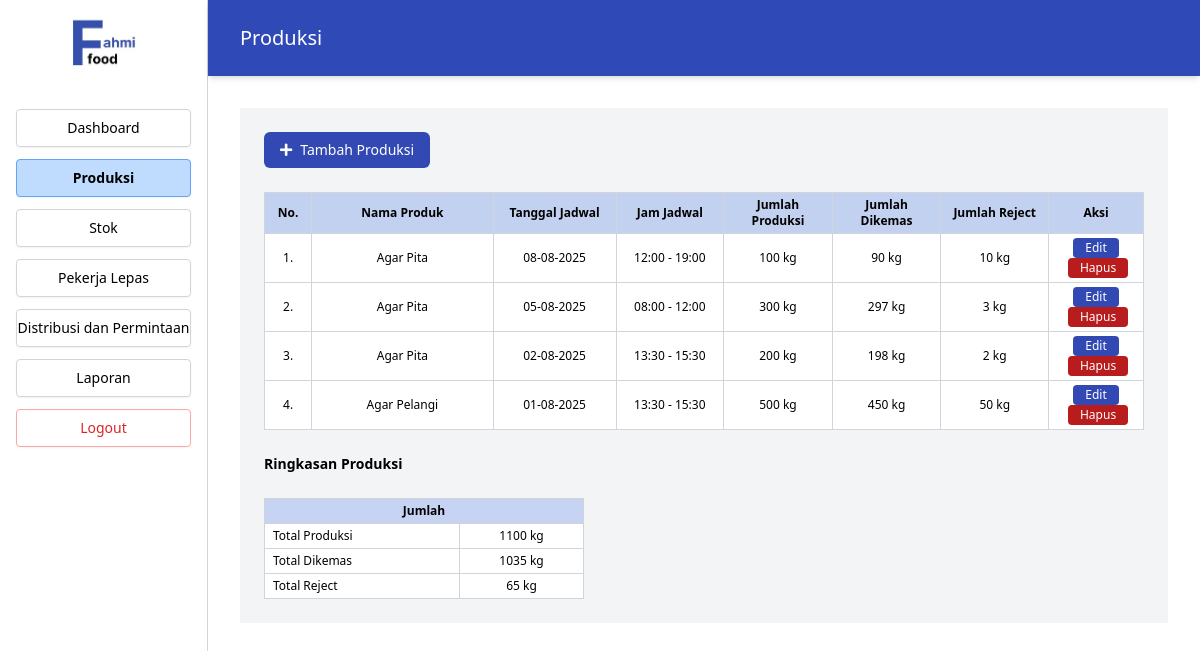
/Index.php?page=produksi (signed in), run on an earlier commit of the app's database.
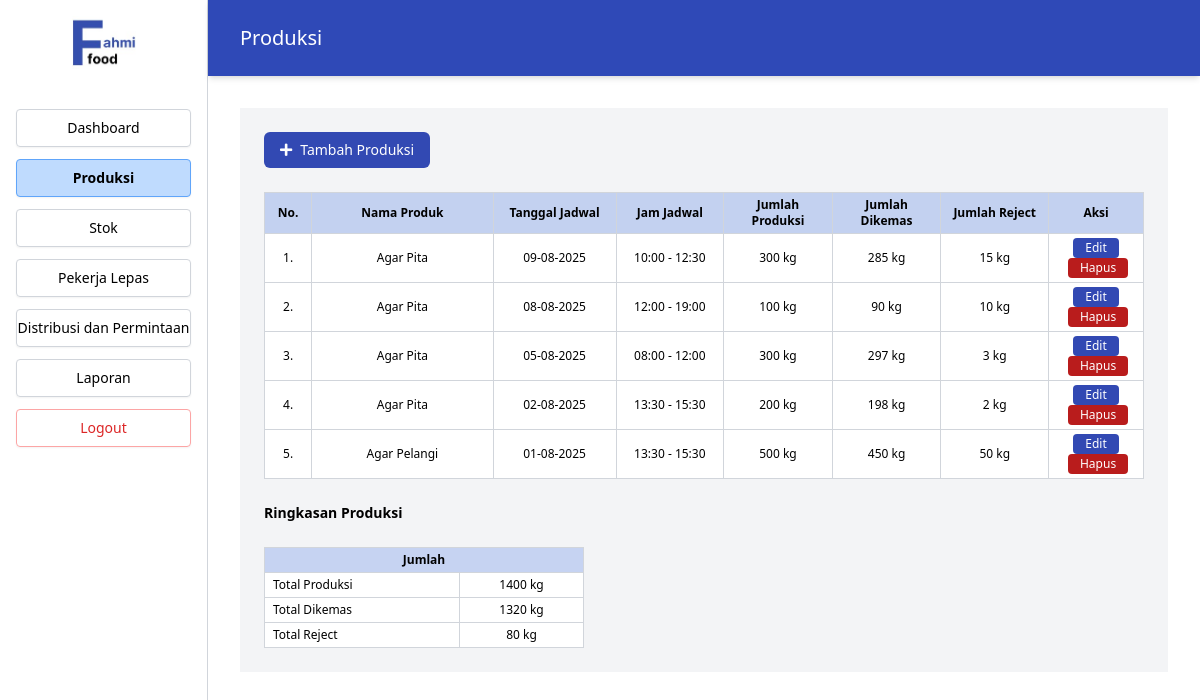
And on a later commit of the database.
### tables this page shows
CREATE TABLE `produksi` (
  `id_produksi` int(11) NOT NULL,
  `id_produk` int(11) NOT NULL,
  `id_jadwal` int(11) DEFAULT NULL,
  `id_admin` int(11) DEFAULT NULL,
  `jumlah_produksi` int(11) DEFAULT NULL,
  `tgl_produksi` date DEFAULT NULL,
  `jumlah_dikemas` int(11) DEFAULT NULL,
  `jumlah_reject` int(11) DEFAULT NULL
);

CREATE TABLE `produk` (
  `id_produk` int(11) NOT NULL,
  `nama_produk` varchar(100) NOT NULL
);

CREATE TABLE `jadwal` (
  `id_jadwal` int(11) NOT NULL,
  `tanggal` date DEFAULT NULL,
  `waktu` time DEFAULT NULL,
  `waktu_mulai` time DEFAULT NULL,
  `waktu_selesai` time DEFAULT NULL,
  `jenis_kegiatan` varchar(100) DEFAULT NULL,
  `id_admin` int(11) DEFAULT NULL
);

### src/Produksi.php (the view, shortened to what the changed rows need)
<?php
include 'koneksi.php';
$sql_produksi = "SELECT prod.*, p.nama_produk, j.tanggal, j.waktu_mulai, j.waktu_selesai
                 FROM produksi prod
                 JOIN produk p ON prod.id_produk = p.id_produk
                 JOIN jadwal j ON prod.id_jadwal = j.id_jadwal
                 ORDER BY j.tanggal DESC";
$produksi_list = $pdo->query($sql_produksi)->fetchAll(PDO::FETCH_ASSOC);
$totals = $pdo->query("SELECT
                        SUM(jumlah_produksi) as total_produksi,
                        SUM(jumlah_dikemas) as total_dikemas,
                        SUM(jumlah_reject) as total_reject
                      FROM produksi")->fetch(PDO::FETCH_ASSOC);
$total_produksi = $totals['total_produksi'] ?? 0;
$total_dikemas = $totals['total_dikemas'] ?? 0;
$total_reject = $totals['total_reject'] ?? 0;
?>
<main class="flex-1 bg-gray-100">
  <section class="p-6 overflow-x-auto space-y-6">
    <button id="btnTambahProduk" type="button" class="inline-flex items-center gap-2 rounded-md bg-[#3249b3] px-4 py-2 text-white text-sm font-normal hover:bg-[#2a3b8a] transition-colors">
      <i class="fas fa-plus"></i> Tambah Produksi
    </button>
    <div class="overflow-x-auto mt-4">
      <table class="w-full border border-gray-300 text-sm border-collapse bg-white">
        <thead class="bg-[#c3d1f0] sticky top-0 z-10">
          <tr class="text-center text-xs font-normal text-black">
            <th class="border border-gray-300 px-2 py-1 w-12">No.</th>
            <th class="border border-gray-300 px-2 py-1 w-48">Nama Produk</th>
            <th class="border border-gray-300 px-2 py-1 w-32">Tanggal Jadwal</th>
            <th class="border border-gray-300 px-2 py-1 w-28">Jam Jadwal</th>
            <th class="border border-gray-300 px-2 py-1 w-28">Jumlah Produksi</th>
            <th class="border border-gray-300 px-2 py-1 w-28">Jumlah Dikemas</th>
            <th class="border border-gray-300 px-2 py-1 w-28">Jumlah Reject</th>
            <th class="border border-gray-300 px-2 py-1 w-24">Aksi</th>
          </tr>
        </thead>
        <tbody class="text-center text-xs text-black">
          <?php if (empty($produksi_list)): ?>
            <tr>
              <td colspan="8" class="border border-gray-300 px-2 py-4 text-center text-gray-500">
                Belum ada data produksi. Silakan tambahkan.
              </td>
            </tr>
          <?php else: ?>
            <?php foreach ($produksi_list as $index => $item): ?>
              <tr>
                <td class="border border-gray-300 px-2 py-1"><?php echo $index + 1; ?>.</td>
                <td class="border border-gray-300 px-2 py-1"><?php echo htmlspecialchars($item["nama_produk"]); ?></td>
                <td class="border border-gray-300 px-2 py-1"><?php echo htmlspecialchars(date('d-m-Y', strtotime($item["tanggal"]))); ?></td>
                <td class="border border-gray-300 px-2 py-1"><?php echo htmlspecialchars(substr($item["waktu_mulai"],0,5) . ' - ' . substr($item["waktu_selesai"],0,5)); ?></td>
                <td class="border border-gray-300 px-2 py-1"><?php echo htmlspecialchars($item["jumlah_produksi"]); ?> kg</td>
                <td class="border border-gray-300 px-2 py-1"><?php echo htmlspecialchars($item["jumlah_dikemas"]); ?> kg</td>
                <td class="border border-gray-300 px-2 py-1"><?php echo htmlspecialchars($item["jumlah_reject"]); ?> kg</td>
                <td class="border border-gray-300 px-2 py-1 space-x-1">
                  <button type="button" class="btnEdit bg-[#3249b3] text-white text-xs px-3 py-0.5 rounded hover:bg-[#2a3b8a] transition-colors"
                    data-id-produksi="<?php echo $item['id_produksi']; ?>"
                    data-id-produk="<?php echo $item['id_produk']; ?>"
                    data-id-jadwal="<?php echo $item['id_jadwal']; ?>"
                    data-nama-produk="<?php echo htmlspecialchars($item['nama_produk']); ?>"
                    data-tanggal="<?php echo $item['tanggal']; ?>"
                    data-jam="<?php echo substr($item["waktu_mulai"],0,5) . ' - ' . substr($item["waktu_selesai"],0,5); ?>"
                    data-jumlah-produksi="<?php echo $item['jumlah_produksi']; ?>"
                    data-jumlah-dikemas="<?php echo $item['jumlah_dikemas']; ?>"
                    data-jumlah-reject="<?php echo $item['jumlah_reject']; ?>"
                  >Edit</button>
                  <button type="button" class="btnHapus bg-red-700 text-white text-xs px-3 py-0.5 rounded hover:bg-red-800 transition-colors"
                    data-id-produksi="<?php echo $item['id_produksi']; ?>">Hapus</button>
                </td>
              </tr>
            <?php endforeach; ?>
          <?php endif; ?>
        </tbody>
      </table>
    </div>
    <div class="font-semibold text-black mt-6 mb-1 text-sm">Ringkasan Produksi</div>
    <table class="w-full max-w-xs border border-gray-300 border-collapse text-xs text-black bg-white mt-1">
      <thead>
        <tr class="bg-[#c6d3f2] text-center font-normal">
          <th class="border border-gray-300 px-2 py-1" colspan="2">Jumlah</th>
        </tr>
      </thead>
      <tbody>
        <tr>
          <td class="border border-gray-300 px-2 py-1 font-medium">Total Produksi</td>
          <td class="border border-gray-300 px-2 py-1 text-center"><?php echo $total_produksi; ?> kg</td>
        </tr>
        <tr>
          <td class="border border-gray-300 px-2 py-1 font-medium">Total Dikemas</td>
          <td class="border border-gray-300 px-2 py-1 text-center"><?php echo $total_dikemas; ?> kg</td>
        </tr>
        <tr>
          <td class="border border-gray-300 px-2 py-1 font-medium">Total Reject</td>
          <td class="border border-gray-300 px-2 py-1 text-center"><?php echo $total_reject; ?> kg</td>
        </tr>
      </tbody>
    </table>
  </section>
</main>

### index.php (shortened to what the changed rows need)
<?php
$page = isset($_GET['page']) ? $_GET['page'] : 'dashboard';
$src = [
  'login'     => 'Login.php',
  'dashboard' => 'src/Dashboard.php',
  'produksi'  => 'src/Produksi.php',
  'stok'      => 'src/Stok.php',
  'pekerja'   => 'src/Pekerja.php',
  'distribusi'=> 'src/Distribusi.php',
  'laporan'   => 'src/Laporan.php',
  'riwayat_gaji' => 'src/RiwayatGaji.php',
  'jadwal_lengkap' => 'src/jadwal_lengkap.php',
];
?>
<!DOCTYPE html>
<html lang="en">
<head>
  <script src="https://cdn.tailwindcss.com"></script>
  <link rel="stylesheet" href="https://cdnjs.cloudflare.com/ajax/libs/font-awesome/5.15.3/css/all.min.css" />
</head>
<body class="bg-white font-sans">
<?php if ($page !== 'login'): ?>
<div class="flex min-h-screen">
  <aside class="w-52 border-r border-gray-300 flex flex-col p-4 bg-white sticky top-0 h-screen">
    <nav class="flex flex-col space-y-3 text-sm">
      <?php
      $menuItems = [
        'dashboard' => 'Dashboard',
        'produksi' => 'Produksi',
        'stok' => 'Stok',
        'pekerja' => 'Pekerja Lepas',
        'distribusi' => 'Distribusi dan Permintaan',
        'laporan' => 'Laporan',
      ];
      foreach ($menuItems as $key => $label) {
        $isActive = ($page === $key) ? 'bg-blue-200 border-blue-400 font-semibold' : 'border-gray-300';
        echo "<a href='Index.php?page=$key' class='text-center py-2 rounded border $isActive shadow-sm text-black transition-all hover:bg-blue-100 hover:border-blue-300'>$label</a>";
      }
      ?>
      <a href="Logout.php" class="text-center py-2 rounded border border-red-300 shadow-sm text-red-600 transition-all hover:bg-red-100 hover:border-red-400">Logout</a>
    </nav>
  </aside>
  <main class="flex-1 flex flex-col">
    <header class="sticky top-0 bg-[#2f49b7] text-white px-8 py-6 shadow-md z-40">
      <h1 class="text-xl font-normal"><?= ucfirst($page) ?></h1>
    </header>
    <div class="p-8 overflow-y-auto">
      <?php
      if (array_key_exists($page, $src)) {
        include $src[$page];
      } else {
        echo "<p class='text-red-500'>src tidak ditemukan.</p>";
      }
      ?>
    </div>
  </main>
</div>
<?php else: ?>
  <?php include $src[$page]; ?>
<?php endif; ?>
</body>
</html>

What changed in the data, as far as the page shows it:
added produksi: id_produk.nama_produk "Agar Pita", id_jadwal.tanggal "09-08-2025", id_jadwal.waktu_selesai "10:00 - 12:30", jumlah_produksi "300", jumlah_dikemas "285", jumlah_reject "15"
Also different on the page:
$total_produksi: "1100" → "1400"
$total_dikemas: "1035" → "1320"
$total_reject: "65" → "80"
